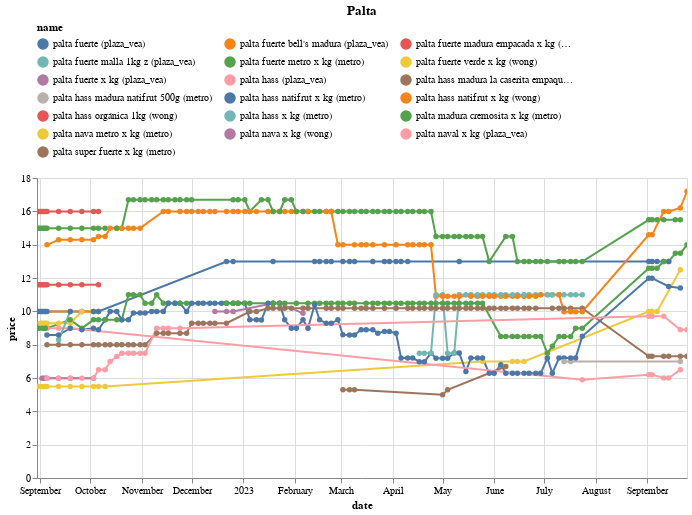

Notebook code cell kept with this figure:
### Code cell
(df
 .loc[df.name.isin(names)]
 .pipe(alt.Chart)
 .mark_line(point=True)
 .encode(x='date', y='price', color='name', tooltip=['name','price'])
 .properties(width=650, title='Palta')
 .interactive()
 .configure_legend(orient='top', columns=3)
)

### Figure 1 — Vega-Lite specification as saved in the notebook (floating-point values rounded to 4 significant figures; data arrays with more than 128 entries replaced by an {"elided": "..."} marker saying what was removed)
{"config": {"view": {"continuousWidth": 300, "continuousHeight": 300}, "legend": {"columns": 3, "orient": "top"}}, "data": {"name": "data-e3352061218faee29bcd87bf35b5064a"}, "mark": {"type": "line", "point": true}, "encoding": {"color": {"field": "name", "type": "nominal"}, "tooltip": [{"field": "name", "type": "nominal"}, {"field": "price", "type": "quantitative"}], "x": {"field": "date", "type": "temporal"}, "y": {"field": "price", "type": "quantitative"}}, "params": [{"name": "param_14", "select": {"type": "interval", "encodings": ["x", "y"]}, "bind": "scales"}], "title": "Palta", "width": 650, "$schema": "https://vega.github.io/schema/vega-lite/v5.14.1.json", "datasets": {"data-e3352061218faee29bcd87bf35b5064a": {"elided": "604 records"}}}
